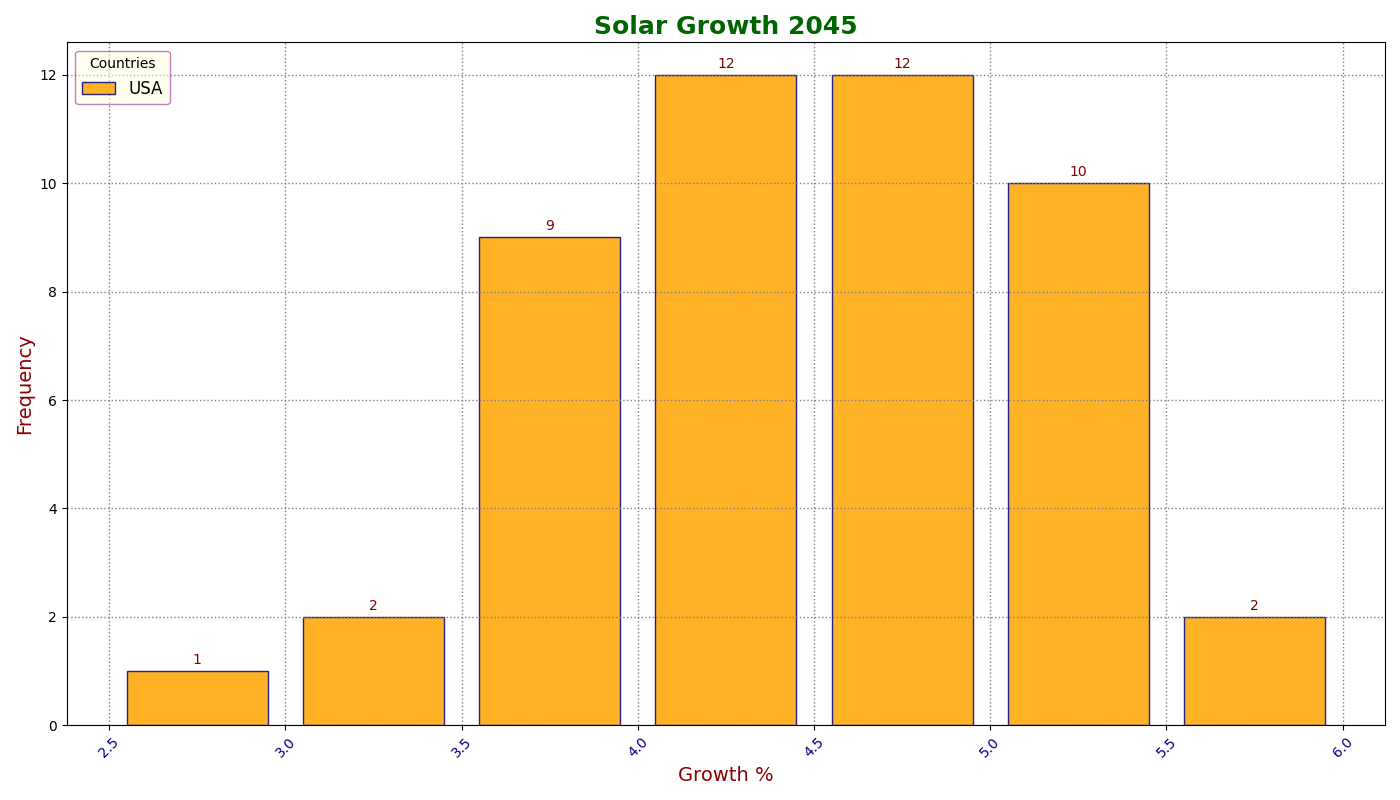

Recreate this plot in Python.
import matplotlib.pyplot as plt
import numpy as np

# Data: Monthly growth of solar production for countries
country_labels = ['USA', 'China', 'India', 'Japan']
growth_usa = [3.1, 2.8, 3.6, 4.0, 5.2, 3.8, 4.1, 4.7, 5.0, 4.5, 3.9, 4.3]
growth_china = [4.5, 4.2, 4.8, 5.0, 5.3, 4.9, 5.1, 5.4, 5.7, 5.8, 5.2, 5.0]
growth_india = [3.5, 3.6, 3.8, 4.1, 3.9, 4.0, 3.7, 4.2, 4.5, 4.3, 3.4, 3.9]
growth_japan = [4.2, 4.1, 4.3, 4.6, 4.9, 4.8, 5.0, 4.5, 5.1, 4.8, 4.2, 4.7]

growth_combined = growth_usa + growth_china + growth_india + growth_japan

fig, ax = plt.subplots(figsize=(14, 8))

# Create a histogram
n, bins, patches = ax.hist(growth_combined, bins=np.arange(2.5, 6.5, 0.5),
                           edgecolor='navy', color='orange', alpha=0.85, rwidth=0.8)

# Titles and labels
ax.set_title('Solar Growth 2045', fontsize=18, fontweight='bold', color='darkgreen')
ax.set_xlabel('Growth %', fontsize=14, color='darkred')
ax.set_ylabel('Frequency', fontsize=14, color='darkred')

# Adding a legend with different styles
ax.legend(country_labels, title='Countries', loc='upper left', fontsize=12, edgecolor='purple', facecolor='lightyellow', framealpha=0.5)

# Adding annotations for each bar
for count, rect in zip(n, patches):
    height = rect.get_height()
    ax.annotate(f'{int(count)}', xy=(rect.get_x() + rect.get_width() / 2, height),
                xytext=(0, 3), textcoords='offset points', ha='center', va='bottom', fontsize=10, color='maroon')

# Changing line styles
ax.grid(visible=True, linestyle=':', linewidth=1, color='gray')

plt.xticks(np.arange(2.5, 6.5, 0.5), color='navy', rotation=45)
plt.tight_layout()
plt.show()
